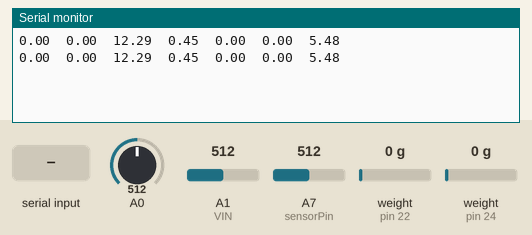
Recording of a sketch running on a simulated Arduino Mega 2560, built with avr-gcc and run on an emulated ATmega2560. Parts: the last lines printed to the serial monitor. The test bench sets the inputs (shaded band); at power-on: A7 (sensorPin) = 512, weight on the scale (sensors on pin 22, pin 24) 0 g, A0 = 512, A1 (VIN) = 512.

Above: at 3.2 s.
3.3 s: A7 (sensorPin) set to 500
At 4.1 s:
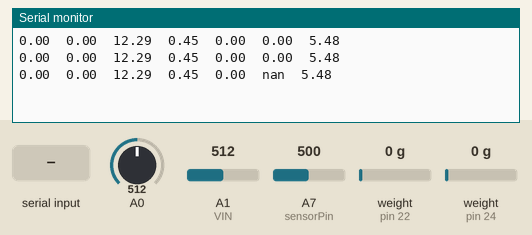
5.7 s: weight on the scale (sensor on pin 22) set to 100 g
At 5.7 s:
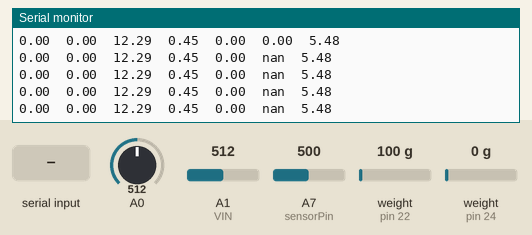
9.1 s: weight on the scale (sensor on pin 24) set to 100 g
At 9.7 s:
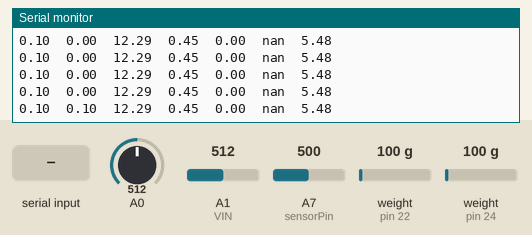
10.6 s: A0 set to 716
At 11.1 s:
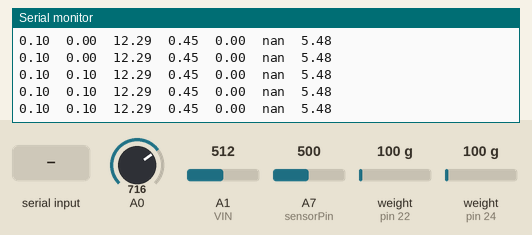
14.0 s: A1 (VIN) set to 716
At 14.6 s:
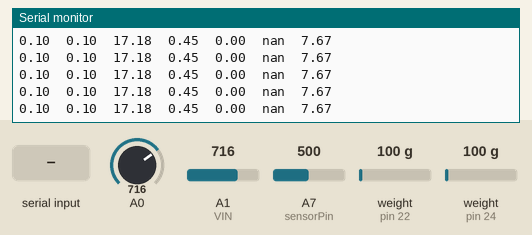
15.5 s: "90,45\n" received over the second serial link
At 16.8 s:
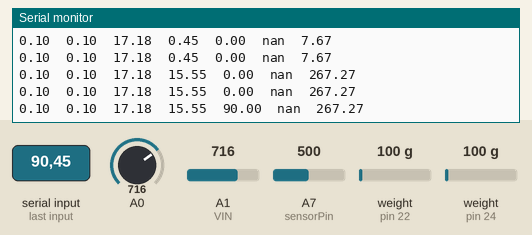
Timing chart, 0 to 18.0 s (numbered marks = the images above; inputs shaded):
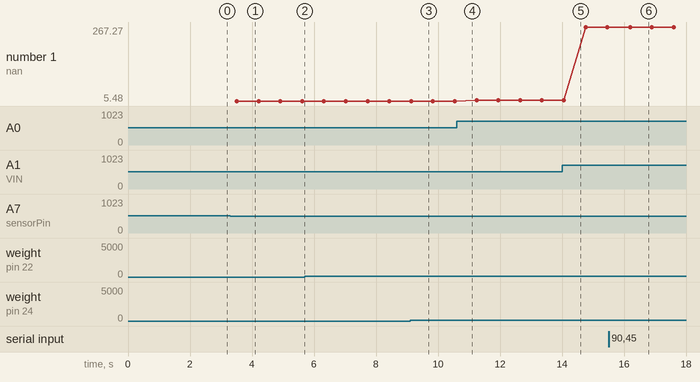

Measured:
- the behaviour switches between 512 and 511 on A7 (sensorPin) (found by bisection; images 0 and 1)
- after the input at 3.3 s, the serial monitor: prints a new line after 0.21 s (image 1)
- after the input at 9.1 s, the serial monitor: prints a new line at once (image 3)
- after the input at 15.5 s, the serial monitor: prints a new line after 0.70 s (image 6)
- plotted number 1: 5.48 → 7.67 after the input at 10.6 s, 7.67 → 267.27 after the input at 14.0 s

The sketch:

new_DC_motor.ino
```cpp
#include <HX711.h>
float V;
#define calibration_factor_1 -210000 //This value is obtained using the SparkFun_HX711_Calibration sketch
#define calibration_factor_2 -210000 //This value is obtained using the SparkFun_HX711_Calibration sketch
#define DOUT1  22
#define CLK1  23
#define DOUT2  24
#define CLK2  25
HX711 scale1;
HX711 scale2;


int volt=0;// set the correction offset value

#define VIN A1//define the arduino pin
const float VCC=5.0;//supply voltage from 4.5 to 5.5V, normally 5V
const int model=2;// enter model number(30A--model=2)
float cutOffLimit=1.01;
/*
            "ACS712ELCTR-05B-T",//for model use 0
            "ACS712ELCTR-20A-T",//for model use 1
            "ACS712ELCTR-30A-T",//for model use 2
 */

float sensitivity[]={
               0.185,//for ACS712ELCTR-05B-T
               0.100,//for ACS712ELCTR-20A-T
               0.066// for ACS712ELCTR-30A-T
};


const float QOV=0.5*VCC;// set quiescent output voltage of 0.5V

float voltage_c;


/////////airspeed////////
int sensorPin = A7;
int sensorValue = 0;
float Vout;
float P;


///////////////////


String val_rpm;
float RPM;

void setup() {
  Serial.begin(9600);

  Serial1.begin(9600);

/////////load cell/////////
  scale1.begin(DOUT1,CLK1);
  scale2.begin(DOUT2,CLK2);
  scale1.set_scale(calibration_factor_1);
  scale2.set_scale(calibration_factor_2); //This value is obtained by using the SparkFun_HX711_Calibration sketch
  scale1.tare(); //Assuming there is no weight on the scale at start up, reset the scale to 0
  scale2.tare();
/////////////////////////


}


void loop() {

      ////////////airspeed////////////////
      int i=0;
    int sum=0;
    int offset=0;
    for(i=0;i<10;i++)
    {
         sensorValue = analogRead(sensorPin)-512;
         sum+=sensorValue;
    }
    offset=sum/10.0;
       while(1) {
       sensorValue = analogRead(sensorPin)-offset;
       Vout=(5*sensorValue)/1024.0;
       P=Vout-2.5;

        V = sqrt( (2000*P)/(1.225)  );


//////////////////rpm/////////////////
    while(Serial1.available()){
    delay(30);
    val_rpm = Serial1.readStringUntil('\n');
    RPM=val_rpm.toFloat();
    }

     ////////////voltage////////////
  float volt = analogRead(A0);// read the input
  float voltage = volt * 0.024;
////////////////current///////////////

  float voltage_raw= (5.0/1023.0)*analogRead(VIN);// read output voltage from sensor;
      voltage_c=voltage_raw-QOV+0.027;
     float current=voltage_c/sensitivity[model];


  //////////electrical power/////////////
   float electrical_power= current*voltage;

   /////////////////////////


     Serial.print(scale1.get_units()  , 2); //scale.get_units() returns a float
  Serial.print("  ");
  Serial.print(scale2.get_units()  , 2); //scale.get_units() returns a float
  Serial.print("  ");

  Serial.print(voltage);
  Serial.print("  ");
  Serial.print(current);
 Serial.print("  ");

Serial.print(RPM);
Serial.print("  ");

 Serial.print(abs(V));
 Serial.print("  ");

  Serial.print(electrical_power);
  Serial.print("  ");
  Serial.println();
  delay(500);

    }


}
```
